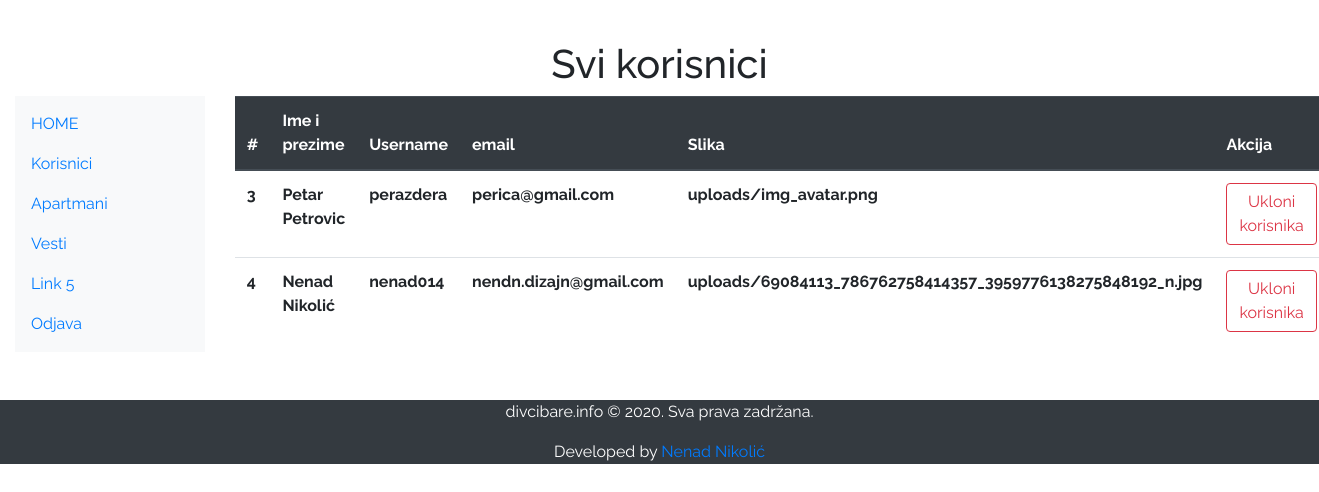
/admin/users.view.php, run on the app's committed database.
### tables this page shows
CREATE TABLE `users` (
  `id` int(10) NOT NULL,
  `fullname` varchar(50) NOT NULL,
  `username` varchar(50) NOT NULL,
  `email` varchar(50) NOT NULL,
  `password` varchar(50) NOT NULL,
  `mobile` varchar(250) NOT NULL,
  `address` varchar(255) NOT NULL,
  `profile_picture` varchar(255) NOT NULL
);

### admin/users.view.php (the view)
<?php
require '../connection.php';
$sql = "SELECT * FROM users";
$query = mysqli_query($conn, $sql);
$results = mysqli_fetch_all($query, MYSQLI_ASSOC);
?>
<?php require '../includes/top.php'; ?>
<div class="container-fluid">
	<h1 class="text-center">Svi korisnici</h1>
	<div class="row">
		<div class="col-sm-2">
			<?php
				require 'includes/left.php';
			?>
		</div>
		<div class="col-sm-10">
			<table class="table">
				<thead class="thead-dark">
					<tr>
						<th>#</th>
						<th>Ime i prezime</th>
						<th>Username</th>
						<th>email</th>
						<th>Slika</th>
						<th>Akcija</th>
					</tr>
				</thead>
				<tbody>
					<?php foreach($results as $result) : ?>
						<tr>
							<th><?php echo $result['id']; ?></th>
							<th><?php echo $result['fullname']; ?></th>
							<th><?php echo $result['username']; ?></th>
							<th><?php echo $result['email']; ?></th>
							<th><?php echo $result['profile_picture']; ?></th>
							<th><a href="#" class="btn btn-outline-danger" role="button">Ukloni korisnika</a></th>
						</tr>
					<?php endforeach; ?>
				</tbody>
			</table>
		</div>
	</div>
</div>
<?php require '../includes/bottom.php'; ?>

### includes/top.php (style rules this page uses)
body,h1,h2,h3,h4,h5,h6 { font-family: "Raleway", Arial, Helvetica, sans-serif }
.container-fluid { padding-top: 40px; padding-bottom: 40px; }

### data on the page
users: id "3", fullname "Petar Petrovic", username "perazdera", email "perica@gmail.com", profile_picture "uploads/img_avatar.png"
users: id "4", fullname "Nenad Nikolić", username "nenad014", email "nendn.dizajn@gmail.com", profile_picture "uploads/69084113_786762758414357_3959776138275848192_n.jpg"
